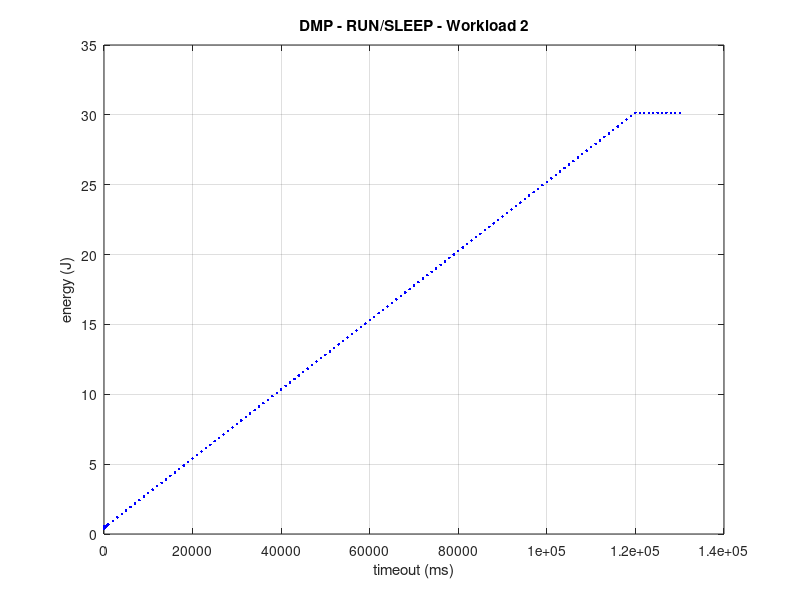
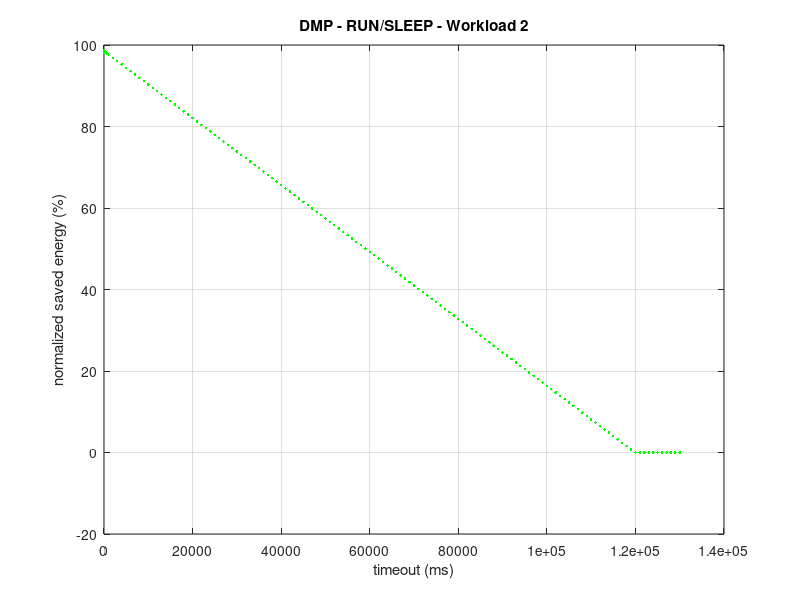

Write the MATLAB code that produced these figures, in order.
%% DPM - WORKLOAD 2 - RUN/SLEEP
% data extraction from file
DPM_data = dlmread('dpmres_wl2_run_sleep.txt');
timeout = DPM_data(:,1);
energy = DPM_data(:,2);

% timeout vs consumed energy plot
figure(1)
plot(timeout, energy, 'b.', 'LineWidth', 4)
xlabel("timeout (ms)");
ylabel("energy (J)");
grid on;
title("DMP - RUN/SLEEP - Workload 2")

% timeout vs normalized saved energy plot
TOTAL_ENERGY = 30.1388136000;   % energy for WL1 w/o DPM
saved_energy_normalized = zeros(size(energy));

for i = 1:size(energy)
    saved_energy_normalized(i) = ((TOTAL_ENERGY-energy(i))/TOTAL_ENERGY)*100;
end

figure(2)
plot(timeout, saved_energy_normalized, 'g.', 'LineWidth', 4)
xlabel("timeout (ms)");
ylabel("normalized saved energy (%)");
grid on;
title("DMP - RUN/SLEEP - Workload 2")